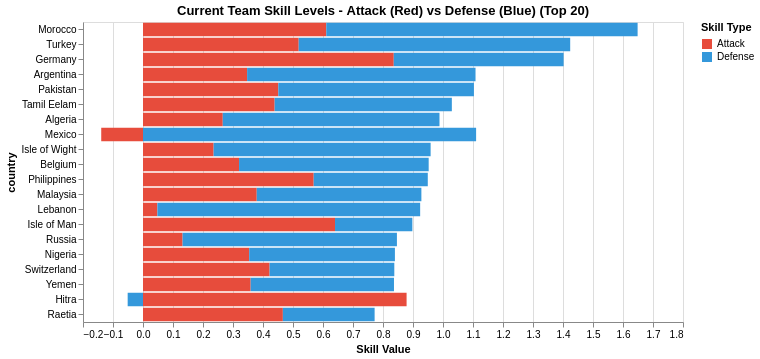

The cell this chart's notebook holds for it:
### Markdown cell above
## current skill level

### Code cell
# Get the most recent skill estimate for each team from df_local_group
# This contains all teams' final skill estimates after filtering through all matches

df_latest = df_local_group.sort("date", descending=True).group_by("country").agg([
    pl.col("attack_mean").first().alias("attack_mean"),
    pl.col("defence_mean").first().alias("defence_mean"),
    pl.col("date").first().alias("date"),
    pl.col("date").count().alias("num_matches")
]).with_columns(
    (pl.col("attack_mean") + pl.col("defence_mean")).alias("total_skill")
)

# Create horizontal bar chart with attack (red) and defense (blue) as stacked bars
df_top20 = df_latest.sort("total_skill", descending=True).head(20)

# Melt the data to long format for stacked bars
df_top20_melted = df_top20.melt(
    id_vars=["country", "date", "num_matches"],
    value_vars=["attack_mean", "defence_mean"],
    variable_name="skill_type",
    value_name="skill_value"
).with_columns(
    pl.col("skill_type").str.replace("attack_mean", "Attack").str.replace("defence_mean", "Defense")
)

# Create color scale: red for Attack, blue for Defense
color_scale = alt.Scale(
    domain=["Attack", "Defense"],
    range=["#e74c3c", "#3498db"]  # Red for attack, blue for defense
)

chart_highest = alt.Chart(df_top20_melted).mark_bar().encode(
    x=alt.X("skill_value:Q", title="Skill Value"),
    y=alt.Y("country:N", sort=alt.EncodingSortField(field="skill_value", op="sum", order="descending")),
    color=alt.Color("skill_type:N", scale=color_scale, title="Skill Type"),
    tooltip=["country", "skill_type", "skill_value", "date", "num_matches"]
).properties(
    width=600,
    height=300,
    title="Current Team Skill Levels - Attack (Red) vs Defense (Blue) (Top 20)"
).interactive()

# Print latest games played for top 20
print("Latest Games Played (Top 20 Teams):")
print(df_top20.select(["country", "date", "attack_mean", "defence_mean", "total_skill", "num_matches"]).sort("total_skill", descending=True))

chart_highest

### Figure 1 — Vega-Lite specification as saved in the notebook (floating-point values rounded to 4 significant figures)
{"config": {"view": {"continuousWidth": 300, "continuousHeight": 300}}, "data": {"name": "data-30ab5286fd837b7cc839c8dd77f6ebed"}, "mark": {"type": "bar"}, "encoding": {"color": {"field": "skill_type", "scale": {"domain": ["Attack", "Defense"], "range": ["#e74c3c", "#3498db"]}, "title": "Skill Type", "type": "nominal"}, "tooltip": [{"field": "country", "type": "nominal"}, {"field": "skill_type", "type": "nominal"}, {"field": "skill_value", "type": "quantitative"}, {"field": "date", "type": "temporal"}, {"field": "num_matches", "type": "quantitative"}], "x": {"field": "skill_value", "title": "Skill Value", "type": "quantitative"}, "y": {"field": "country", "sort": {"field": "skill_value", "op": "sum", "order": "descending"}, "type": "nominal"}}, "height": 300, "params": [{"name": "param_1e9efca18e7a2868", "select": {"type": "interval", "encodings": ["x", "y"]}, "bind": "scales"}], "title": "Current Team Skill Levels - Attack (Red) vs Defense (Blue) (Top 20)", "width": 600, "$schema": "https://vega.github.io/schema/vega-lite/v6.4.1.json", "datasets": {"data-30ab5286fd837b7cc839c8dd77f6ebed": [{"country": "Morocco", "date": "2026-06-07T00:00:00", "num_matches": 89, "skill_type": "Attack", "skill_value": 0.6109}, {"country": "Turkey", "date": "2026-06-06T00:00:00", "num_matches": 73, "skill_type": "Attack", "skill_value": 0.5191}, {"country": "Germany", "date": "2026-06-06T00:00:00", "num_matches": 75, "skill_type": "Attack", "skill_value": 0.8359}, {"country": "Argentina", "date": "2026-06-09T00:00:00", "num_matches": 75, "skill_type": "Attack", "skill_value": 0.347}, {"country": "Pakistan", "date": "2026-06-10T00:00:00", "num_matches": 24, "skill_type": "Attack", "skill_value": 0.451}, {"country": "Tamil Eelam", "date": "2025-07-04T00:00:00", "num_matches": 6, "skill_type": "Attack", "skill_value": 0.4389}, {"country": "Algeria", "date": "2026-06-10T00:00:00", "num_matches": 85, "skill_type": "Attack", "skill_value": 0.2659}, {"country": "Mexico", "date": "2026-06-04T00:00:00", "num_matches": 105, "skill_type": "Attack", "skill_value": -0.1392}, {"country": "Isle of Wight", "date": "2023-07-13T00:00:00", "num_matches": 4, "skill_type": "Attack", "skill_value": 0.2354}, {"country": "Belgium", "date": "2026-06-06T00:00:00", "num_matches": 75, "skill_type": "Attack", "skill_value": 0.3202}, {"country": "Philippines", "date": "2026-06-09T00:00:00", "num_matches": 49, "skill_type": "Attack", "skill_value": 0.569}, {"country": "Malaysia", "date": "2025-11-18T00:00:00", "num_matches": 60, "skill_type": "Attack", "skill_value": 0.3792}, {"country": "Lebanon", "date": "2025-11-26T00:00:00", "num_matches": 55, "skill_type": "Attack", "skill_value": 0.04794}, {"country": "Isle of Man", "date": "2025-07-18T00:00:00", "num_matches": 8, "skill_type": "Attack", "skill_value": 0.64}, {"country": "Russia", "date": "2026-06-09T00:00:00", "num_matches": 51, "skill_type": "Attack", "skill_value": 0.132}, {"country": "Nigeria", "date": "2026-06-10T00:00:00", "num_matches": 75, "skill_type": "Attack", "skill_value": 0.3539}, {"country": "Switzerland", "date": "2026-06-06T00:00:00", "num_matches": 77, "skill_type": "Attack", "skill_value": 0.422}, {"country": "Yemen", "date": "2025-11-26T00:00:00", "num_matches": 28, "skill_type": "Attack", "skill_value": 0.3589}, {"country": "Hitra", "date": "2025-07-17T00:00:00", "num_matches": 4, "skill_type": "Attack", "skill_value": 0.8786}, {"country": "Raetia", "date": "2023-08-06T00:00:00", "num_matches": 5, "skill_type": "Attack", "skill_value": 0.4662}, {"country": "Morocco", "date": "2026-06-07T00:00:00", "num_matches": 89, "skill_type": "Defense", "skill_value": 1.038}, {"country": "Turkey", "date": "2026-06-06T00:00:00", "num_matches": 73, "skill_type": "Defense", "skill_value": 0.9049}, {"country": "Germany", "date": "2026-06-06T00:00:00", "num_matches": 75, "skill_type": "Defense", "skill_value": 0.5662}, {"country": "Argentina", "date": "2026-06-09T00:00:00", "num_matches": 75, "skill_type": "Defense", "skill_value": 0.7614}, {"country": "Pakistan", "date": "2026-06-10T00:00:00", "num_matches": 24, "skill_type": "Defense", "skill_value": 0.6521}, {"country": "Tamil Eelam", "date": "2025-07-04T00:00:00", "num_matches": 6, "skill_type": "Defense", "skill_value": 0.5906}, {"country": "Algeria", "date": "2026-06-10T00:00:00", "num_matches": 85, "skill_type": "Defense", "skill_value": 0.7224}, {"country": "Mexico", "date": "2026-06-04T00:00:00", "num_matches": 105, "skill_type": "Defense", "skill_value": 1.11}, {"country": "Isle of Wight", "date": "2023-07-13T00:00:00", "num_matches": 4, "skill_type": "Defense", "skill_value": 0.7233}, {"country": "Belgium", "date": "2026-06-06T00:00:00", "num_matches": 75, "skill_type": "Defense", "skill_value": 0.6321}, {"country": "Philippines", "date": "2026-06-09T00:00:00", "num_matches": 49, "skill_type": "Defense", "skill_value": 0.3802}, {"country": "Malaysia", "date": "2025-11-18T00:00:00", "num_matches": 60, "skill_type": "Defense", "skill_value": 0.5488}, {"country": "Lebanon", "date": "2025-11-26T00:00:00", "num_matches": 55, "skill_type": "Defense", "skill_value": 0.8759}, {"country": "Isle of Man", "date": "2025-07-18T00:00:00", "num_matches": 8, "skill_type": "Defense", "skill_value": 0.2578}, {"country": "Russia", "date": "2026-06-09T00:00:00", "num_matches": 51, "skill_type": "Defense", "skill_value": 0.7144}, {"country": "Nigeria", "date": "2026-06-10T00:00:00", "num_matches": 75, "skill_type": "Defense", "skill_value": 0.4858}, {"country": "Switzerland", "date": "2026-06-06T00:00:00", "num_matches": 77, "skill_type": "Defense", "skill_value": 0.4157}, {"country": "Yemen", "date": "2025-11-26T00:00:00", "num_matches": 28, "skill_type": "Defense", "skill_value": 0.4777}, {"country": "Hitra", "date": "2025-07-17T00:00:00", "num_matches": 4, "skill_type": "Defense", "skill_value": -0.05112}, {"country": "Raetia", "date": "2023-08-06T00:00:00", "num_matches": 5, "skill_type": "Defense", "skill_value": 0.3058}]}}
